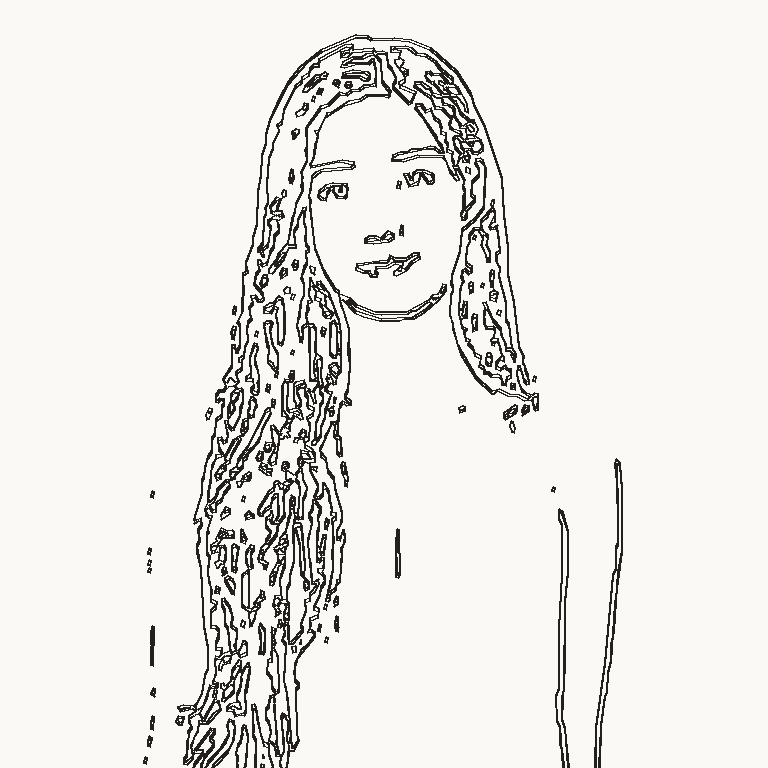

This figure's Python source:
import cv2
import numpy as np
from PIL import Image, ImageDraw
import math

# 1. Load image
img_path = r'C:\Users\sxbdg\.gemini\antigravity\brain\bbc29d7c-b41a-4e24-8cef-dc7033eaecc8\.user_uploaded\media_1789110001455.jpg'
orig = Image.open(img_path).convert('RGB')
w, h = orig.size
gray = np.array(orig.convert('L'))

# Scale up if small so lines have high resolution (e.g. 768px)
target_dim = 768
scale = target_dim / max(w, h)
new_w = int(w * scale)
new_h = int(h * scale)
gray_scaled = cv2.resize(gray, (new_w, new_h), interpolation=cv2.INTER_LANCZOS4)

# 2. Color Dodge Line Art filter
smooth = cv2.bilateralFilter(gray_scaled, d=9, sigmaColor=50, sigmaSpace=50)
inv = 255 - smooth
blur = cv2.GaussianBlur(inv, (21, 21), 0)
dodge = cv2.divide(smooth, 255 - blur, scale=256)

# 3. High-definition edge extraction
# Adaptive multi-threshold to capture both strong outlines and subtle facial expressions
binary_face = (dodge < 242).astype(np.uint8) * 255
# Remove isolated noise dots
kernel_clean = cv2.getStructuringElement(cv2.MORPH_ELLIPSE, (3, 3))
binary_cleaned = cv2.morphologyEx(binary_face, cv2.MORPH_OPEN, kernel_clean)

# Morphological boundary to turn filled shapes into clean outlines
grad = cv2.morphologyEx(binary_cleaned, cv2.MORPH_GRADIENT, np.ones((3, 3), np.uint8))

# Thin to 1-pixel skeleton
skeleton = cv2.ximgproc.thinning(grad) if hasattr(cv2, 'ximgproc') else grad

# 4. Extract connected contours
contours, _ = cv2.findContours(skeleton, cv2.RETR_LIST, cv2.CHAIN_APPROX_NONE)

# Render onto 768 canvas
canvas = Image.new('RGB', (new_w, new_h), (251, 249, 245))
draw = ImageDraw.Draw(canvas)

stroke_count = 0
for cnt in contours:
    pts = cnt.reshape(-1, 2)
    if len(pts) < 5:
        continue
    # Douglas-Peucker simplification to get clean curve vertices
    approx = cv2.approxPolyDP(cnt, epsilon=1.2, closed=False).reshape(-1, 2)
    if len(approx) < 2:
        continue
    stroke_count += 1
    # Draw smooth polyline
    for i in range(len(approx) - 1):
        p0 = tuple(approx[i])
        p1 = tuple(approx[i+1])
        draw.line([p0, p1], fill=(35, 32, 30), width=2)

canvas.save('tools/test_vector_sketch.png')
print(f'Rendered {stroke_count} continuous vector strokes onto {new_w}x{new_h} canvas.')
print('Saved tools/test_vector_sketch.png')
